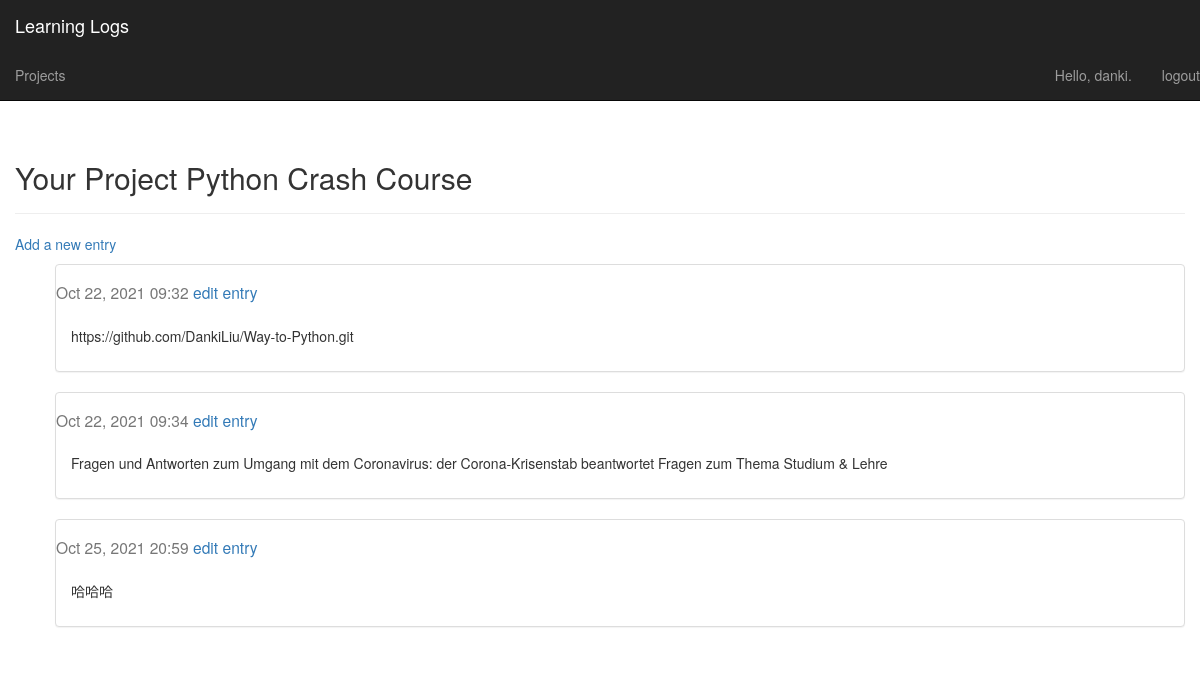
The app's page /projects/1/ (signed in), older data.
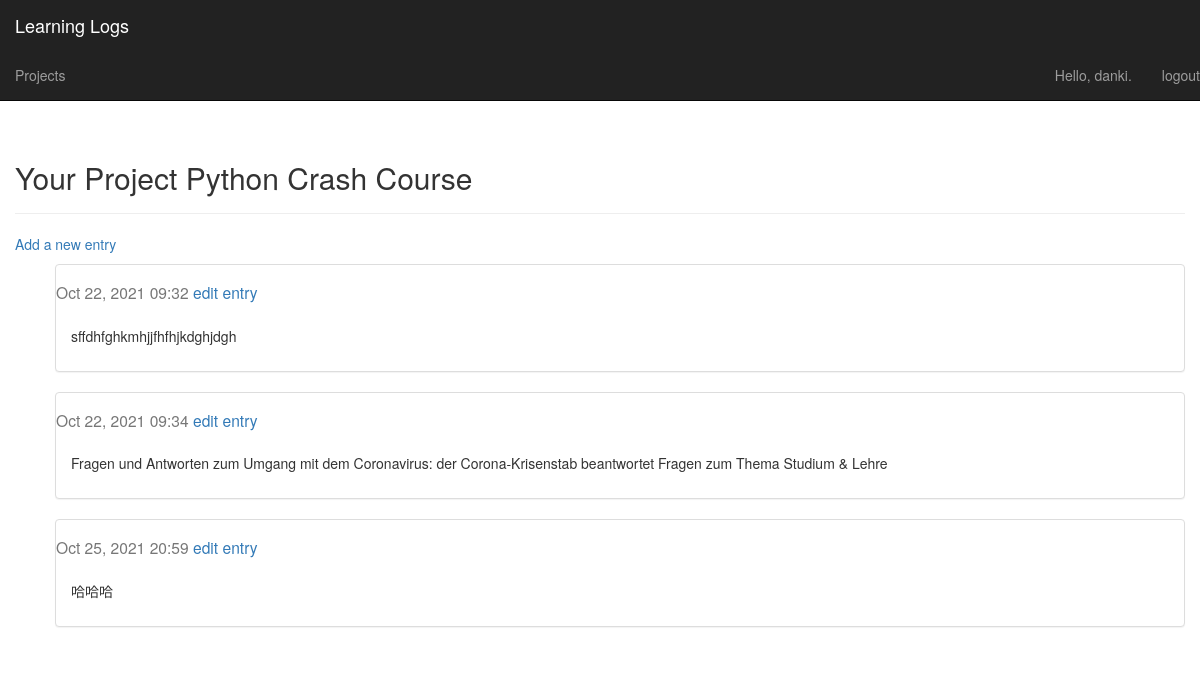
The same page, newer data.
### learning_logs/models.py (models this page shows, shortened)
class Entry(models.Model):
    project = models.ForeignKey(Project,
                                on_delete=models.CASCADE)
    entry_name = models.TextField()
    date_added = models.DateTimeField(auto_now_add=True)
    class Meta:
        verbose_name_plural = 'entries'

### learning_logs/views.py (the view)
# urls.py: url(r'^projects/(?P<project_id>\d+)/$', views.project, name='project'),
@login_required
def project(request, project_id):
    print("http reponse from project function")
    project = Project.objects.get(id=project_id)
    if project.owner != request.user:
        raise Http404
    entries = project.entry_set.order_by('date_added')
    context = {'project': project,
               'entries': entries}
    return render(request, 'learning_logs/project.html', context)

### learning_logs/models.py (called while the page is built)
    def __str__(self):
        return self.project_name

### learning_logs/templates/learning_logs/project.html
{% extends "learning_logs/base.html" %}
{% load bootstrap3 %}
{% block header %}
    <h2>Your Project {{project}}</h2>
{% endblock header %}
{% block content %}
    <p>
        <a href="{% url 'learning_logs:new_entry' project.id%}">
            Add a new entry
        </a>
    </p>
    <ul>
        {% for entry in entries %}
        <div class="panel panel-default">
            <div class="panel-headning">
                <h3>
                    <small>
                        {{entry.date_added|date:'M d, Y H:i'}}
                    <a href="{% url 'learning_logs:edit_entry' entry.id%}">
                        edit entry
                    </a>
                    </small>
                </h3>
            </div>
            <div class="panel-body">
                {{entry.entry_name|linebreaks}}
            </div>
        </div>
        {% empty %}
        There are no entries to this project yet.
        {% endfor %}
    </ul>
{% endblock content %}

Row changes from the older to the newer data that the page shows:
changed Entry: entry_name "https://github.com/DankiLiu/Way-to-Python.git" → "sffdhfghkmhjjfhfhjkdghjdgh"
